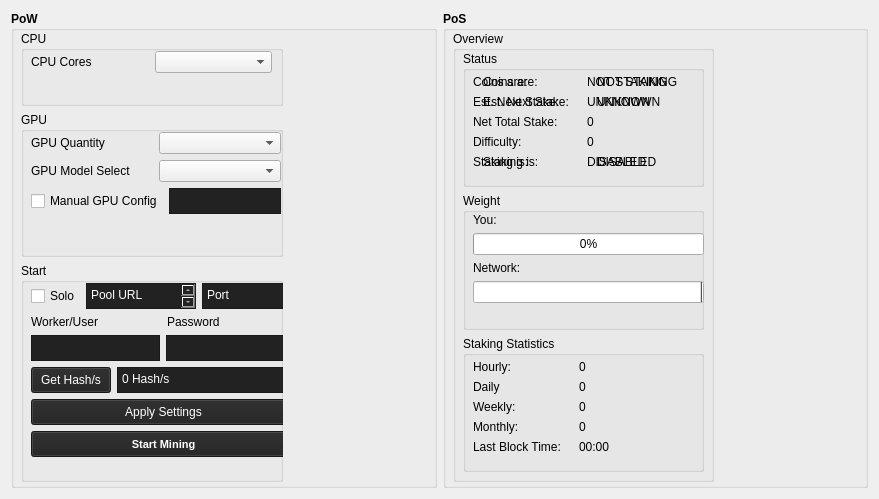
<?xml version="1.0" encoding="UTF-8"?>
<ui version="4.0">
 <class>GeneratePage</class>
 <widget class="QWidget" name="GeneratePage">
  <property name="geometry">
   <rect>
    <x>0</x>
    <y>0</y>
    <width>879</width>
    <height>499</height>
   </rect>
  </property>
  <property name="windowTitle">
   <string>Address Book</string>
  </property>
  <layout class="QVBoxLayout" name="verticalLayout">
   <item>
    <layout class="QHBoxLayout" name="horizontalLayout">
     <item>
      <layout class="QVBoxLayout" name="verticalLayout_2">
       <item>
        <widget class="QGroupBox" name="groupBox_3">
         <property name="font">
          <font>
           <weight>75</weight>
           <bold>true</bold>
          </font>
         </property>
         <property name="title">
          <string>PoW</string>
         </property>
         <widget class="QWidget" name="verticalLayoutWidget_2">
          <property name="geometry">
           <rect>
            <x>10</x>
            <y>20</y>
            <width>262</width>
            <height>451</height>
           </rect>
          </property>
          <layout class="QVBoxLayout" name="verticalLayout_9">
           <item>
            <widget class="QGroupBox" name="gbCPU">
             <property name="minimumSize">
              <size>
               <width>0</width>
               <height>65</height>
              </size>
             </property>
             <property name="maximumSize">
              <size>
               <width>16777215</width>
               <height>75</height>
              </size>
             </property>
             <property name="font">
              <font>
               <weight>50</weight>
               <bold>false</bold>
              </font>
             </property>
             <property name="title">
              <string>CPU</string>
             </property>
             <widget class="QWidget" name="verticalLayoutWidget_6">
              <property name="geometry">
               <rect>
                <x>10</x>
                <y>20</y>
                <width>241</width>
                <height>51</height>
               </rect>
              </property>
              <layout class="QVBoxLayout" name="verticalLayout_7">
               <item>
                <layout class="QHBoxLayout" name="horizontalLayout_7">
                 <item>
                  <widget class="QLabel" name="label_3">
                   <property name="font">
                    <font>
                     <weight>50</weight>
                     <bold>false</bold>
                    </font>
                   </property>
                   <property name="text">
                    <string>CPU Cores</string>
                   </property>
                  </widget>
                 </item>
                 <item>
                  <widget class="QComboBox" name="CPUcbox">
                   <property name="font">
                    <font>
                     <weight>50</weight>
                     <bold>false</bold>
                    </font>
                   </property>
                   <property name="currentText" stdset="0">
                    <string/>
                   </property>
                  </widget>
                 </item>
                </layout>
               </item>
               <item>
                <spacer name="verticalSpacer_2">
                 <property name="orientation">
                  <enum>Qt::Vertical</enum>
                 </property>
                 <property name="sizeHint" stdset="0">
                  <size>
                   <width>20</width>
                   <height>40</height>
                  </size>
                 </property>
                </spacer>
               </item>
              </layout>
             </widget>
            </widget>
           </item>
           <item>
            <widget class="QGroupBox" name="gBPoW">
             <property name="minimumSize">
              <size>
               <width>260</width>
               <height>135</height>
              </size>
             </property>
             <property name="maximumSize">
              <size>
               <width>16777215</width>
               <height>145</height>
              </size>
             </property>
             <property name="font">
              <font>
               <weight>50</weight>
               <bold>false</bold>
              </font>
             </property>
             <property name="title">
              <string>GPU</string>
             </property>
             <widget class="QWidget" name="verticalLayoutWidget_7">
              <property name="geometry">
               <rect>
                <x>10</x>
                <y>20</y>
                <width>250</width>
                <height>114</height>
               </rect>
              </property>
              <layout class="QVBoxLayout" name="verticalLayout_8">
               <item>
                <layout class="QHBoxLayout" name="horizontalLayout_18">
                 <item>
                  <widget class="QLabel" name="label_9">
                   <property name="font">
                    <font>
                     <weight>50</weight>
                     <bold>false</bold>
                    </font>
                   </property>
                   <property name="text">
                    <string>GPU Quantity</string>
                   </property>
                  </widget>
                 </item>
                 <item>
                  <widget class="QComboBox" name="GPUamnt">
                   <property name="font">
                    <font>
                     <weight>50</weight>
                     <bold>false</bold>
                    </font>
                   </property>
                   <property name="currentText" stdset="0">
                    <string/>
                   </property>
                  </widget>
                 </item>
                </layout>
               </item>
               <item>
                <layout class="QHBoxLayout" name="horizontalLayout_12">
                 <item>
                  <widget class="QLabel" name="label_6">
                   <property name="font">
                    <font>
                     <weight>50</weight>
                     <bold>false</bold>
                    </font>
                   </property>
                   <property name="text">
                    <string>GPU Model Select</string>
                   </property>
                  </widget>
                 </item>
                 <item>
                  <widget class="QComboBox" name="GPUmdl">
                   <property name="font">
                    <font>
                     <weight>50</weight>
                     <bold>false</bold>
                    </font>
                   </property>
                   <property name="currentText" stdset="0">
                    <string/>
                   </property>
                  </widget>
                 </item>
                </layout>
               </item>
               <item>
                <layout class="QHBoxLayout" name="horizontalLayout_19">
                 <item>
                  <widget class="QCheckBox" name="mnlGPU">
                   <property name="font">
                    <font>
                     <weight>50</weight>
                     <bold>false</bold>
                    </font>
                   </property>
                   <property name="text">
                    <string>Manual GPU Config</string>
                   </property>
                  </widget>
                 </item>
                 <item>
                  <widget class="QPlainTextEdit" name="c_hashrate_12">
                   <property name="enabled">
                    <bool>true</bool>
                   </property>
                   <property name="sizePolicy">
                    <sizepolicy hsizetype="Preferred" vsizetype="Preferred">
                     <horstretch>0</horstretch>
                     <verstretch>0</verstretch>
                    </sizepolicy>
                   </property>
                   <property name="maximumSize">
                    <size>
                     <width>256</width>
                     <height>26</height>
                    </size>
                   </property>
                   <property name="font">
                    <font>
                     <weight>50</weight>
                     <bold>false</bold>
                    </font>
                   </property>
                   <property name="styleSheet">
                    <string notr="true">background-color: rgb(34, 34, 34);
selection-background-color: rgb(0, 85, 127);
color: rgb(255, 255, 255);</string>
                   </property>
                   <property name="plainText">
                    <string/>
                   </property>
                  </widget>
                 </item>
                </layout>
               </item>
               <item>
                <layout class="QHBoxLayout" name="horizontalLayout_13"/>
               </item>
               <item>
                <spacer name="verticalSpacer">
                 <property name="orientation">
                  <enum>Qt::Vertical</enum>
                 </property>
                 <property name="sizeHint" stdset="0">
                  <size>
                   <width>20</width>
                   <height>40</height>
                  </size>
                 </property>
                </spacer>
               </item>
              </layout>
             </widget>
            </widget>
           </item>
           <item>
            <widget class="QGroupBox" name="groupBox">
             <property name="maximumSize">
              <size>
               <width>16777215</width>
               <height>225</height>
              </size>
             </property>
             <property name="font">
              <font>
               <weight>50</weight>
               <bold>false</bold>
              </font>
             </property>
             <property name="title">
              <string>Start</string>
             </property>
             <widget class="QWidget" name="verticalLayoutWidget">
              <property name="geometry">
               <rect>
                <x>10</x>
                <y>20</y>
                <width>265</width>
                <height>193</height>
               </rect>
              </property>
              <layout class="QVBoxLayout" name="verticalLayout_6">
               <item>
                <layout class="QHBoxLayout" name="horizontalLayout_8">
                 <item>
                  <widget class="QCheckBox" name="checkCPUcnt">
                   <property name="font">
                    <font>
                     <weight>50</weight>
                     <bold>false</bold>
                    </font>
                   </property>
                   <property name="text">
                    <string>Solo</string>
                   </property>
                  </widget>
                 </item>
                 <item>
                  <widget class="QPlainTextEdit" name="c_hashrate_3">
                   <property name="enabled">
                    <bool>true</bool>
                   </property>
                   <property name="sizePolicy">
                    <sizepolicy hsizetype="Preferred" vsizetype="Preferred">
                     <horstretch>0</horstretch>
                     <verstretch>0</verstretch>
                    </sizepolicy>
                   </property>
                   <property name="minimumSize">
                    <size>
                     <width>110</width>
                     <height>0</height>
                    </size>
                   </property>
                   <property name="maximumSize">
                    <size>
                     <width>256</width>
                     <height>26</height>
                    </size>
                   </property>
                   <property name="font">
                    <font>
                     <weight>50</weight>
                     <bold>false</bold>
                    </font>
                   </property>
                   <property name="styleSheet">
                    <string notr="true">background-color: rgb(34, 34, 34);
selection-background-color: rgb(0, 85, 127);
color: rgb(255, 255, 255);</string>
                   </property>
                   <property name="plainText">
                    <string>Pool URL
</string>
                   </property>
                  </widget>
                 </item>
                 <item>
                  <widget class="QPlainTextEdit" name="c_hashrate_2">
                   <property name="enabled">
                    <bool>true</bool>
                   </property>
                   <property name="sizePolicy">
                    <sizepolicy hsizetype="Preferred" vsizetype="Preferred">
                     <horstretch>0</horstretch>
                     <verstretch>0</verstretch>
                    </sizepolicy>
                   </property>
                   <property name="maximumSize">
                    <size>
                     <width>256</width>
                     <height>26</height>
                    </size>
                   </property>
                   <property name="font">
                    <font>
                     <weight>50</weight>
                     <bold>false</bold>
                    </font>
                   </property>
                   <property name="styleSheet">
                    <string notr="true">background-color: rgb(34, 34, 34);
selection-background-color: rgb(0, 85, 127);
color: rgb(255, 255, 255);</string>
                   </property>
                   <property name="plainText">
                    <string>Port</string>
                   </property>
                  </widget>
                 </item>
                </layout>
               </item>
               <item>
                <layout class="QHBoxLayout" name="horizontalLayout_11">
                 <item>
                  <widget class="QLabel" name="label_5">
                   <property name="font">
                    <font>
                     <weight>50</weight>
                     <bold>false</bold>
                    </font>
                   </property>
                   <property name="text">
                    <string>Worker/User</string>
                   </property>
                  </widget>
                 </item>
                 <item>
                  <widget class="QLabel" name="label_4">
                   <property name="font">
                    <font>
                     <weight>50</weight>
                     <bold>false</bold>
                    </font>
                   </property>
                   <property name="text">
                    <string>Password</string>
                   </property>
                  </widget>
                 </item>
                </layout>
               </item>
               <item>
                <layout class="QHBoxLayout" name="horizontalLayout_10">
                 <item>
                  <widget class="QPlainTextEdit" name="c_hashrate_5">
                   <property name="enabled">
                    <bool>true</bool>
                   </property>
                   <property name="sizePolicy">
                    <sizepolicy hsizetype="Preferred" vsizetype="Preferred">
                     <horstretch>0</horstretch>
                     <verstretch>0</verstretch>
                    </sizepolicy>
                   </property>
                   <property name="maximumSize">
                    <size>
                     <width>256</width>
                     <height>26</height>
                    </size>
                   </property>
                   <property name="font">
                    <font>
                     <weight>50</weight>
                     <bold>false</bold>
                    </font>
                   </property>
                   <property name="styleSheet">
                    <string notr="true">background-color: rgb(34, 34, 34);
selection-background-color: rgb(0, 85, 127);
color: rgb(255, 255, 255);</string>
                   </property>
                   <property name="plainText">
                    <string/>
                   </property>
                  </widget>
                 </item>
                 <item>
                  <widget class="QPlainTextEdit" name="c_hashrate_4">
                   <property name="enabled">
                    <bool>true</bool>
                   </property>
                   <property name="sizePolicy">
                    <sizepolicy hsizetype="Preferred" vsizetype="Preferred">
                     <horstretch>0</horstretch>
                     <verstretch>0</verstretch>
                    </sizepolicy>
                   </property>
                   <property name="maximumSize">
                    <size>
                     <width>256</width>
                     <height>26</height>
                    </size>
                   </property>
                   <property name="font">
                    <font>
                     <weight>50</weight>
                     <bold>false</bold>
                    </font>
                   </property>
                   <property name="styleSheet">
                    <string notr="true">background-color: rgb(34, 34, 34);
selection-background-color: rgb(0, 85, 127);
color: rgb(255, 255, 255);</string>
                   </property>
                   <property name="plainText">
                    <string/>
                   </property>
                  </widget>
                 </item>
                </layout>
               </item>
               <item>
                <layout class="QHBoxLayout" name="horizontalLayout_6">
                 <item>
                  <widget class="QPushButton" name="pushButton_8">
                   <property name="enabled">
                    <bool>true</bool>
                   </property>
                   <property name="minimumSize">
                    <size>
                     <width>0</width>
                     <height>26</height>
                    </size>
                   </property>
                   <property name="font">
                    <font>
                     <weight>50</weight>
                     <bold>false</bold>
                    </font>
                   </property>
                   <property name="cursor">
                    <cursorShape>PointingHandCursor</cursorShape>
                   </property>
                   <property name="styleSheet">
                    <string notr="true">background-color: rgb(34, 34, 34);
selection-background-color: rgb(0, 85, 127);
color: rgb(255, 255, 255);</string>
                   </property>
                   <property name="text">
                    <string>Get Hash/s</string>
                   </property>
                  </widget>
                 </item>
                 <item>
                  <widget class="QPlainTextEdit" name="c_hashrate">
                   <property name="enabled">
                    <bool>false</bool>
                   </property>
                   <property name="sizePolicy">
                    <sizepolicy hsizetype="Preferred" vsizetype="Preferred">
                     <horstretch>0</horstretch>
                     <verstretch>0</verstretch>
                    </sizepolicy>
                   </property>
                   <property name="maximumSize">
                    <size>
                     <width>256</width>
                     <height>26</height>
                    </size>
                   </property>
                   <property name="font">
                    <font>
                     <weight>50</weight>
                     <bold>false</bold>
                    </font>
                   </property>
                   <property name="styleSheet">
                    <string notr="true">background-color: rgb(34, 34, 34);
selection-background-color: rgb(0, 85, 127);
color: rgb(255, 255, 255);</string>
                   </property>
                   <property name="plainText">
                    <string>0 Hash/s</string>
                   </property>
                  </widget>
                 </item>
                </layout>
               </item>
               <item>
                <widget class="QPushButton" name="pushButton_11">
                 <property name="enabled">
                  <bool>true</bool>
                 </property>
                 <property name="minimumSize">
                  <size>
                   <width>0</width>
                   <height>26</height>
                  </size>
                 </property>
                 <property name="font">
                  <font>
                   <weight>50</weight>
                   <bold>false</bold>
                  </font>
                 </property>
                 <property name="cursor">
                  <cursorShape>PointingHandCursor</cursorShape>
                 </property>
                 <property name="styleSheet">
                  <string notr="true">background-color: rgb(34, 34, 34);
selection-background-color: rgb(0, 85, 127);
color: rgb(255, 255, 255);</string>
                 </property>
                 <property name="text">
                  <string>Apply Settings</string>
                 </property>
                </widget>
               </item>
               <item>
                <widget class="QPushButton" name="pushButton_7">
                 <property name="minimumSize">
                  <size>
                   <width>0</width>
                   <height>26</height>
                  </size>
                 </property>
                 <property name="font">
                  <font>
                   <pointsize>8</pointsize>
                   <weight>75</weight>
                   <bold>true</bold>
                  </font>
                 </property>
                 <property name="cursor">
                  <cursorShape>PointingHandCursor</cursorShape>
                 </property>
                 <property name="styleSheet">
                  <string notr="true">background-color: rgb(34, 34, 34);
selection-background-color: rgb(0, 85, 127);
color: rgb(255, 255, 255);</string>
                 </property>
                 <property name="text">
                  <string>Start Mining</string>
                 </property>
                </widget>
               </item>
               <item>
                <spacer name="verticalSpacer_3">
                 <property name="orientation">
                  <enum>Qt::Vertical</enum>
                 </property>
                 <property name="sizeHint" stdset="0">
                  <size>
                   <width>20</width>
                   <height>40</height>
                  </size>
                 </property>
                </spacer>
               </item>
              </layout>
             </widget>
            </widget>
           </item>
          </layout>
         </widget>
        </widget>
       </item>
      </layout>
     </item>
     <item>
      <layout class="QVBoxLayout" name="verticalLayout_4">
       <item>
        <widget class="QGroupBox" name="groupBox_2">
         <property name="font">
          <font>
           <weight>75</weight>
           <bold>true</bold>
          </font>
         </property>
         <property name="title">
          <string>PoS</string>
         </property>
         <widget class="QWidget" name="verticalLayoutWidget_5">
          <property name="geometry">
           <rect>
            <x>10</x>
            <y>20</y>
            <width>261</width>
            <height>451</height>
           </rect>
          </property>
          <layout class="QVBoxLayout" name="verticalLayout_10">
           <item>
            <widget class="QGroupBox" name="groupBox_4">
             <property name="font">
              <font>
               <weight>50</weight>
               <bold>false</bold>
              </font>
             </property>
             <property name="title">
              <string>Overview</string>
             </property>
             <widget class="QWidget" name="verticalLayoutWidget_3">
              <property name="geometry">
               <rect>
                <x>10</x>
                <y>20</y>
                <width>241</width>
                <height>421</height>
               </rect>
              </property>
              <layout class="QVBoxLayout" name="verticalLayout_11">
               <item>
                <widget class="QGroupBox" name="groupBox_5">
                 <property name="title">
                  <string>Status</string>
                 </property>
                 <widget class="QWidget" name="horizontalLayoutWidget">
                  <property name="geometry">
                   <rect>
                    <x>10</x>
                    <y>20</y>
                    <width>221</width>
                    <height>21</height>
                   </rect>
                  </property>
                  <layout class="QHBoxLayout" name="horizontalLayout_2">
                   <item>
                    <widget class="QLabel" name="label_8">
                     <property name="text">
                      <string>Coins are:</string>
                     </property>
                    </widget>
                   </item>
                   <item>
                    <widget class="QLabel" name="stkstat">
                     <property name="text">
                      <string>NOT STAKING</string>
                     </property>
                    </widget>
                   </item>
                  </layout>
                 </widget>
                 <widget class="QWidget" name="horizontalLayoutWidget_2">
                  <property name="geometry">
                   <rect>
                    <x>10</x>
                    <y>40</y>
                    <width>221</width>
                    <height>21</height>
                   </rect>
                  </property>
                  <layout class="QHBoxLayout" name="horizontalLayout_3">
                   <item>
                    <widget class="QLabel" name="label_12">
                     <property name="text">
                      <string>Est. Next Stake:</string>
                     </property>
                    </widget>
                   </item>
                   <item>
                    <widget class="QLabel" name="estnxt">
                     <property name="text">
                      <string>UNKNOWN</string>
                     </property>
                    </widget>
                   </item>
                  </layout>
                 </widget>
                 <widget class="QWidget" name="horizontalLayoutWidget_3">
                  <property name="geometry">
                   <rect>
                    <x>10</x>
                    <y>60</y>
                    <width>221</width>
                    <height>21</height>
                   </rect>
                  </property>
                  <layout class="QHBoxLayout" name="horizontalLayout_4">
                   <item>
                    <widget class="QLabel" name="label_14">
                     <property name="text">
                      <string>Net Total Stake:</string>
                     </property>
                    </widget>
                   </item>
                   <item>
                    <widget class="QLabel" name="hashrt">
                     <property name="text">
                      <string>0</string>
                     </property>
                    </widget>
                   </item>
                  </layout>
                 </widget>
                 <widget class="QWidget" name="horizontalLayoutWidget_4">
                  <property name="geometry">
                   <rect>
                    <x>10</x>
                    <y>80</y>
                    <width>221</width>
                    <height>21</height>
                   </rect>
                  </property>
                  <layout class="QHBoxLayout" name="horizontalLayout_5">
                   <item>
                    <widget class="QLabel" name="label_15">
                     <property name="text">
                      <string>Difficulty:</string>
                     </property>
                    </widget>
                   </item>
                   <item>
                    <widget class="QLabel" name="diffdsp">
                     <property name="text">
                      <string>0</string>
                     </property>
                    </widget>
                   </item>
                  </layout>
                 </widget>
                 <widget class="QWidget" name="horizontalLayoutWidget_9">
                  <property name="geometry">
                   <rect>
                    <x>10</x>
                    <y>100</y>
                    <width>221</width>
                    <height>21</height>
                   </rect>
                  </property>
                  <layout class="QHBoxLayout" name="horizontalLayout_17">
                   <item>
                    <widget class="QLabel" name="label_11">
                     <property name="text">
                      <string>Staking is:</string>
                     </property>
                    </widget>
                   </item>
                   <item>
                    <widget class="QLabel" name="stken">
                     <property name="text">
                      <string>DISABLED</string>
                     </property>
                    </widget>
                   </item>
                  </layout>
                 </widget>
                 <widget class="QWidget" name="horizontalLayoutWidget_11">
                  <property name="geometry">
                   <rect>
                    <x>20</x>
                    <y>20</y>
                    <width>221</width>
                    <height>21</height>
                   </rect>
                  </property>
                  <layout class="QHBoxLayout" name="horizontalLayout_21">
                   <item>
                    <widget class="QLabel" name="label_10">
                     <property name="text">
                      <string>Coins are:</string>
                     </property>
                    </widget>
                   </item>
                   <item>
                    <widget class="QLabel" name="stkstat_2">
                     <property name="text">
                      <string>NOT STAKING</string>
                     </property>
                    </widget>
                   </item>
                  </layout>
                 </widget>
                 <widget class="QWidget" name="horizontalLayoutWidget_12">
                  <property name="geometry">
                   <rect>
                    <x>20</x>
                    <y>100</y>
                    <width>221</width>
                    <height>21</height>
                   </rect>
                  </property>
                  <layout class="QHBoxLayout" name="horizontalLayout_22">
                   <item>
                    <widget class="QLabel" name="label_16">
                     <property name="text">
                      <string>Staking is:</string>
                     </property>
                    </widget>
                   </item>
                   <item>
                    <widget class="QLabel" name="stken_2">
                     <property name="text">
                      <string>DISABLED</string>
                     </property>
                    </widget>
                   </item>
                  </layout>
                 </widget>
                 <widget class="QWidget" name="horizontalLayoutWidget_13">
                  <property name="geometry">
                   <rect>
                    <x>20</x>
                    <y>40</y>
                    <width>221</width>
                    <height>21</height>
                   </rect>
                  </property>
                  <layout class="QHBoxLayout" name="horizontalLayout_23">
                   <item>
                    <widget class="QLabel" name="label_17">
                     <property name="text">
                      <string>Est. Next Stake:</string>
                     </property>
                    </widget>
                   </item>
                   <item>
                    <widget class="QLabel" name="estnxt_2">
                     <property name="text">
                      <string>UNKNOWN</string>
                     </property>
                    </widget>
                   </item>
                  </layout>
                 </widget>
                </widget>
               </item>
               <item>
                <widget class="QGroupBox" name="groupBox_6">
                 <property name="title">
                  <string>Weight</string>
                 </property>
                 <widget class="QWidget" name="verticalLayoutWidget_8">
                  <property name="geometry">
                   <rect>
                    <x>10</x>
                    <y>20</y>
                    <width>231</width>
                    <height>113</height>
                   </rect>
                  </property>
                  <layout class="QVBoxLayout" name="verticalLayout_12">
                   <item>
                    <widget class="QLabel" name="label_2">
                     <property name="text">
                      <string>You:</string>
                     </property>
                    </widget>
                   </item>
                   <item>
                    <widget class="QProgressBar" name="urwheight">
                     <property name="value">
                      <number>0</number>
                     </property>
                    </widget>
                   </item>
                   <item>
                    <widget class="QLabel" name="label_7">
                     <property name="text">
                      <string>Network:</string>
                     </property>
                    </widget>
                   </item>
                   <item>
                    <widget class="QProgressBar" name="netweight">
                     <property name="value">
                      <number>0</number>
                     </property>
                     <property name="invertedAppearance">
                      <bool>true</bool>
                     </property>
                    </widget>
                   </item>
                   <item>
                    <spacer name="verticalSpacer_4">
                     <property name="orientation">
                      <enum>Qt::Vertical</enum>
                     </property>
                     <property name="sizeHint" stdset="0">
                      <size>
                       <width>20</width>
                       <height>40</height>
                      </size>
                     </property>
                    </spacer>
                   </item>
                  </layout>
                 </widget>
                </widget>
               </item>
               <item>
                <widget class="QGroupBox" name="groupBox_7">
                 <property name="title">
                  <string>Staking Statistics</string>
                 </property>
                 <widget class="QWidget" name="horizontalLayoutWidget_5">
                  <property name="geometry">
                   <rect>
                    <x>10</x>
                    <y>20</y>
                    <width>231</width>
                    <height>21</height>
                   </rect>
                  </property>
                  <layout class="QHBoxLayout" name="horizontalLayout_9">
                   <item>
                    <widget class="QLabel" name="label_18">
                     <property name="maximumSize">
                      <size>
                       <width>100</width>
                       <height>16777215</height>
                      </size>
                     </property>
                     <property name="text">
                      <string>Hourly:</string>
                     </property>
                    </widget>
                   </item>
                   <item>
                    <widget class="QLabel" name="hourlydsp">
                     <property name="text">
                      <string>0</string>
                     </property>
                    </widget>
                   </item>
                  </layout>
                 </widget>
                 <widget class="QWidget" name="horizontalLayoutWidget_6">
                  <property name="geometry">
                   <rect>
                    <x>10</x>
                    <y>60</y>
                    <width>231</width>
                    <height>21</height>
                   </rect>
                  </property>
                  <layout class="QHBoxLayout" name="horizontalLayout_14">
                   <item>
                    <widget class="QLabel" name="label_19">
                     <property name="maximumSize">
                      <size>
                       <width>100</width>
                       <height>16777215</height>
                      </size>
                     </property>
                     <property name="text">
                      <string>Weekly:</string>
                     </property>
                    </widget>
                   </item>
                   <item>
                    <widget class="QLabel" name="weeklydsp">
                     <property name="text">
                      <string>0</string>
                     </property>
                    </widget>
                   </item>
                  </layout>
                 </widget>
                 <widget class="QWidget" name="horizontalLayoutWidget_7">
                  <property name="geometry">
                   <rect>
                    <x>10</x>
                    <y>80</y>
                    <width>231</width>
                    <height>21</height>
                   </rect>
                  </property>
                  <layout class="QHBoxLayout" name="horizontalLayout_15">
                   <item>
                    <widget class="QLabel" name="label_21">
                     <property name="maximumSize">
                      <size>
                       <width>100</width>
                       <height>16777215</height>
                      </size>
                     </property>
                     <property name="text">
                      <string>Monthly:</string>
                     </property>
                    </widget>
                   </item>
                   <item>
                    <widget class="QLabel" name="monthlydsp">
                     <property name="text">
                      <string>0</string>
                     </property>
                    </widget>
                   </item>
                  </layout>
                 </widget>
                 <widget class="QWidget" name="horizontalLayoutWidget_8">
                  <property name="geometry">
                   <rect>
                    <x>10</x>
                    <y>40</y>
                    <width>231</width>
                    <height>21</height>
                   </rect>
                  </property>
                  <layout class="QHBoxLayout" name="horizontalLayout_16">
                   <item>
                    <widget class="QLabel" name="label_24">
                     <property name="maximumSize">
                      <size>
                       <width>100</width>
                       <height>16777215</height>
                      </size>
                     </property>
                     <property name="text">
                      <string>Daily</string>
                     </property>
                    </widget>
                   </item>
                   <item>
                    <widget class="QLabel" name="dailydsp">
                     <property name="text">
                      <string>0</string>
                     </property>
                    </widget>
                   </item>
                  </layout>
                 </widget>
                 <widget class="QWidget" name="horizontalLayoutWidget_10">
                  <property name="geometry">
                   <rect>
                    <x>10</x>
                    <y>100</y>
                    <width>231</width>
                    <height>21</height>
                   </rect>
                  </property>
                  <layout class="QHBoxLayout" name="horizontalLayout_20">
                   <item>
                    <widget class="QLabel" name="label_13">
                     <property name="maximumSize">
                      <size>
                       <width>100</width>
                       <height>16777215</height>
                      </size>
                     </property>
                     <property name="text">
                      <string>Last Block Time:</string>
                     </property>
                    </widget>
                   </item>
                   <item>
                    <widget class="QLabel" name="lbTime">
                     <property name="text">
                      <string>00:00</string>
                     </property>
                    </widget>
                   </item>
                  </layout>
                 </widget>
                </widget>
               </item>
              </layout>
             </widget>
            </widget>
           </item>
          </layout>
         </widget>
        </widget>
       </item>
      </layout>
     </item>
    </layout>
   </item>
  </layout>
 </widget>
 <resources/>
 <connections/>
</ui>
